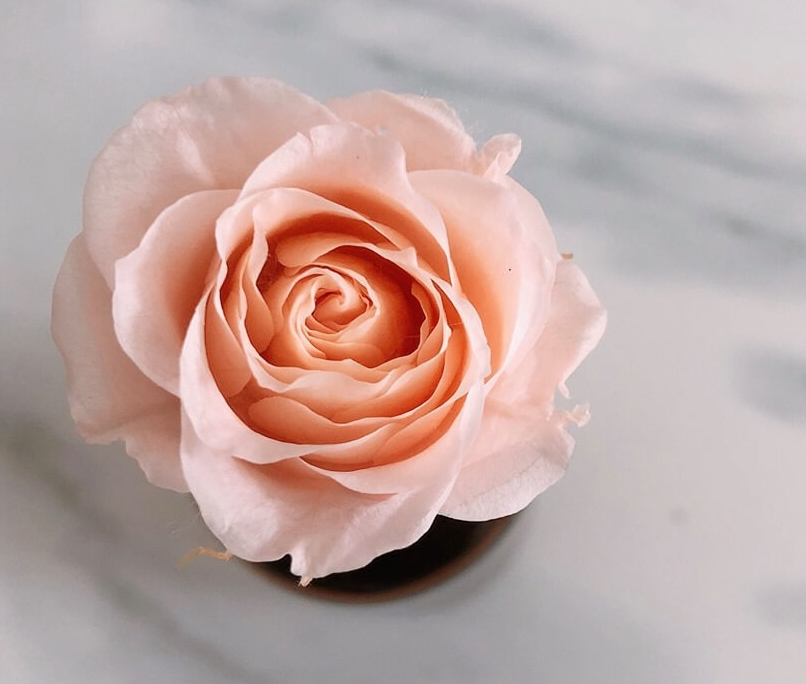
#> input picture hw08/flower.jpeg, 806 x 684 px
$ python main.py
#> lines starting #> are read from the running program, lines starting #| are printed output that depends on the picture; after the words box and inside, x2 and y2 are one past the last pixel; in counts of white or black regions, pixels touching at a corner belong together
import cv2
import numpy as np

def otsu_threshold(img):
    # 計算圖像灰度直方圖
    hist, bins = np.histogram(img.ravel(), 256, [0,256])

    # 計算圖像總像素數
    total_pixels = img.shape[0] * img.shape[1]

    # 初始化類間方差、閾值、前景像素數、背景像素數
    inter_class_variance = 0
    threshold = 0
    foreground_pixels = 0
    background_pixels = 0

    # 遍歷每一個灰度級
    for i in range(256):
        # 計算前景和背景的像素數
        foreground_pixels += hist[i]
        background_pixels = total_pixels - foreground_pixels

        # 計算前景和背景的平均灰度值
        if foreground_pixels == 0:
            foreground_mean = 0
        else:
           foreground_mean = np.sum([j * hist[j] for j in range(i+1)]) / foreground_pixels

        if background_pixels == 0:
            background_mean = 0
        else:
            background_mean = np.sum([j * hist[j] for j in range(i+1, 256)]) / background_pixels

        # 計算類間方差
        curr_inter_class_variance = (foreground_pixels / total_pixels) * (background_pixels / total_pixels) * ((foreground_mean - background_mean) ** 2)

        # 找到最大的類間方差以及對應的閾值
        if curr_inter_class_variance > inter_class_variance:
            inter_class_variance = curr_inter_class_variance
            threshold = i

    # 應用閾值處理
    _, output = cv2.threshold(img, threshold, 255, cv2.THRESH_BINARY)

    return output


if __name__=='__main__':
    # 讀取圖像
    img = cv2.imread('flower.jpeg', 0)
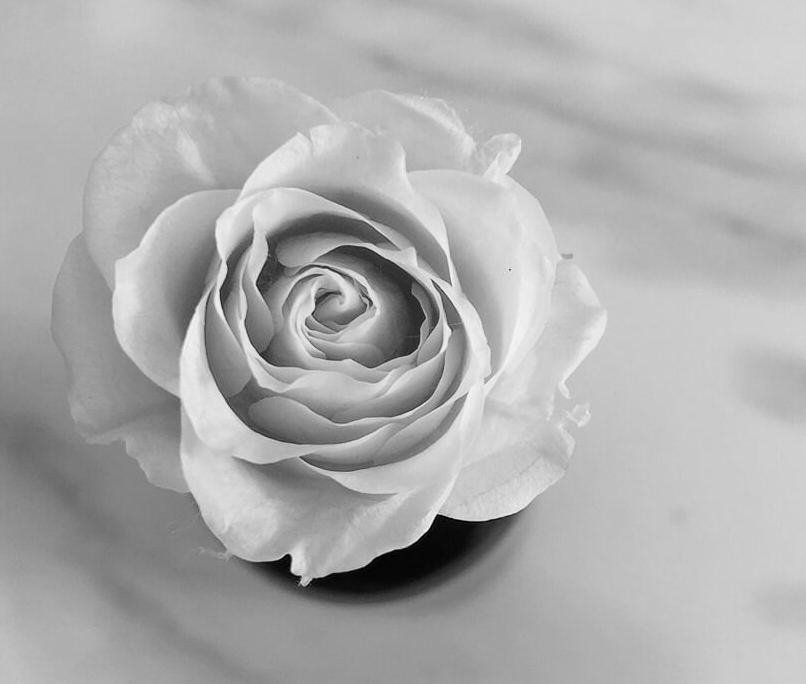
#> img: shape (684, 806); min 0, max 252, mean 173.3

    # 應用Otsu閾值處理
    threshold = otsu_threshold(img)
#> in otsu_threshold, `hist, bins = np.histogram(img.ravel(), 256, [0,256])`: hist = 256 values, max 13293 at index 180, min 0 at index 248, mean 2153.5; bins = 257 values from 0 to 256
#> the loop in otsu_threshold, `for i in range(256):` made 256 passes
#> (foreground_pixels, background_pixels, foreground_mean, background_mean, curr_inter_class_variance, inter_class_variance) on passes 1 to 12: (1, 551303, 0, 173.3, 0.0545, 0.0545), (10, 551294, 0.9, 173.3, 0.539, 0.539), (51, 551253, 1.78, 173.3, 2.72, 2.72), (108, 551196, 2.43, 173.3, 5.72, 5.72), (155, 551149, 2.9, 173.4, 8.17, 8.17), (234, 551070, 3.61, 173.4, 12.23, 12.23), (456, 550848, 4.77, 173.4, 23.51, 23.51), (1559, 549745, 6.35, 173.8, 79.05, 79.05), (2246, 549058, 6.85, 174, 113.3, 113.3), (2732, 548572, 7.24, 174.1, 137.4, 137.4), (3172, 548132, 7.62, 174.3, 158.9, 158.9), (3547, 547757, 7.98, 174.4, 177, 177)
#> (foreground_pixels, background_pixels, foreground_mean, background_mean, inter_class_variance) on passes 61 to 66: (10394, 540910, 28.23, 176.1, 404.4), (10613, 540691, 28.91, 176.1, 409.3), (10858, 540446, 29.66, 176.2, 414.6), (11124, 540180, 30.45, 176.3, 420.3), (11412, 539892, 31.3, 176.3, 426.3), (11667, 539637, 32.04, 176.4, 431.5)
#> after the loop in otsu_threshold, `for i in range(256):`: foreground_pixels = 551304; inter_class_variance = 861.6; threshold = 156
#> in otsu_threshold, `_, output = cv2.threshold(img, threshold, 255, cv2.THRESH_BINARY)`:
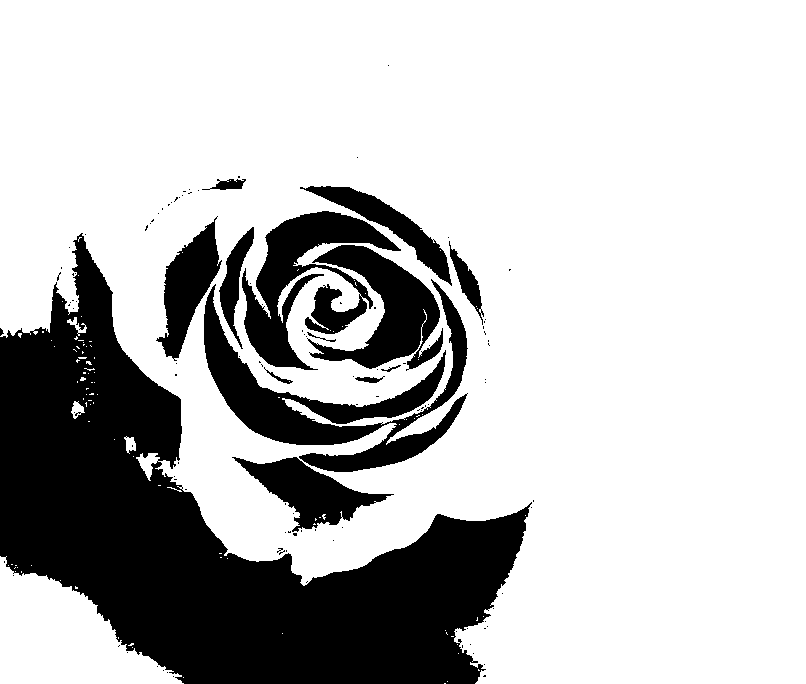
#> output: shape (684, 806); 74.6% white; 117 black regions (103 under 20 px), largest, box (x1, y1, x2, y2) and area: (0, 233, 532, 684) 93430, (204, 279, 468, 472) 14213, (242, 211, 401, 370) 9903

    # 顯示圖像
    cv2.imshow('Original', img)
    cv2.imshow('Otsu Thresholded', threshold)
    cv2.imwrite('Otsu Thresholded.jpg', threshold)
    cv2.waitKey(0)
    cv2.destroyAllWindows()
